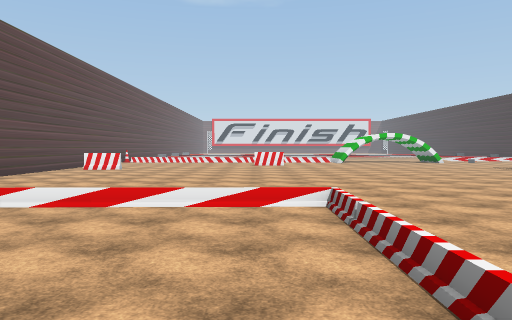
View 1 (above)

24 first-person views from a walk through a Unity game level. The camera is 1.3 m above the floor, tilts 2° down and sees 70° across. The floor is counted in squares, 2 m on a side. Each view is taken from the middle of a square. On the plan, view 1 faces up. The plan holds only what a view shows up to about 11 squares ahead; the rest is blank. The place goes on beyond the plan. The player character is not drawn. Some surface patterns are stand-ins.

View 2
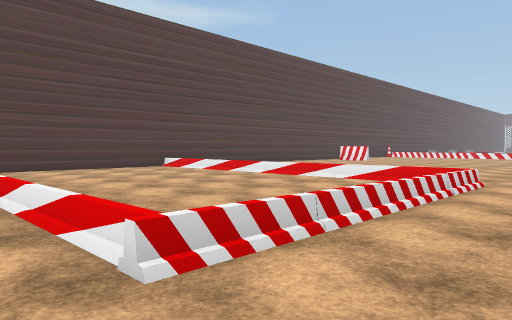

View 3
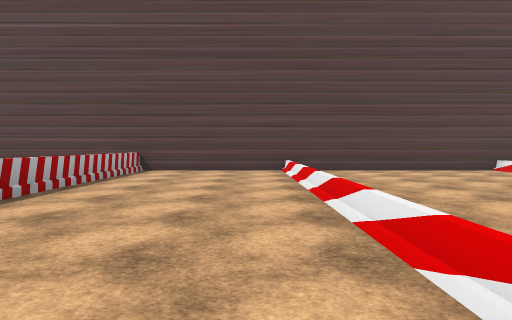

View 4
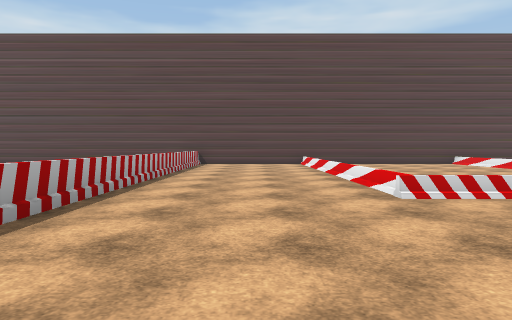

View 5
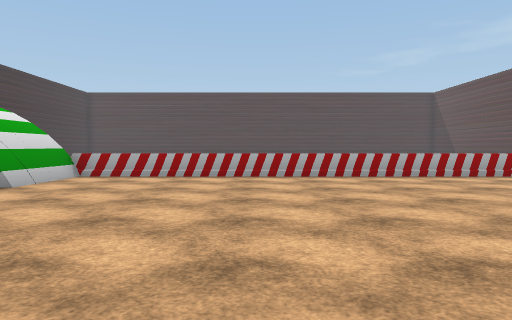

View 6
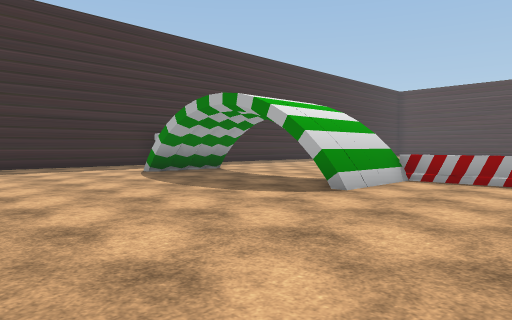

View 7
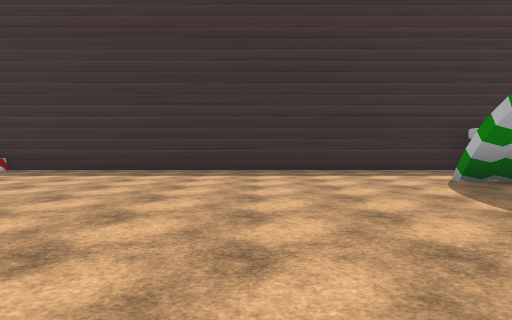

View 8
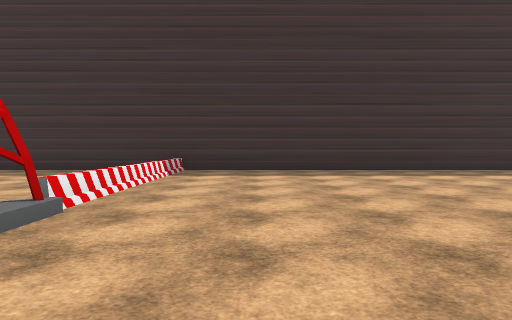

View 9
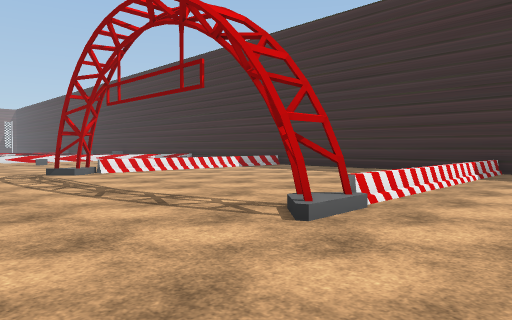

View 10
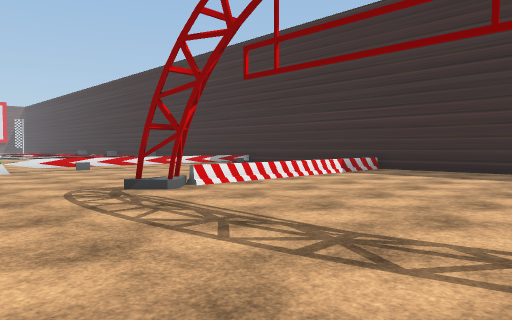

View 11
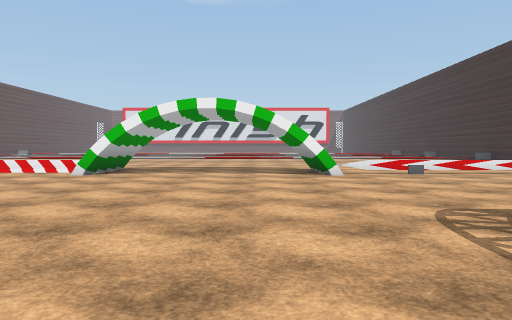

View 12
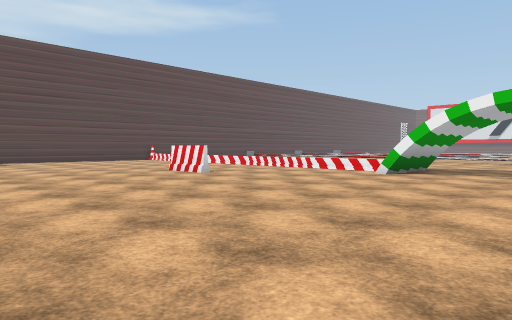

View 13
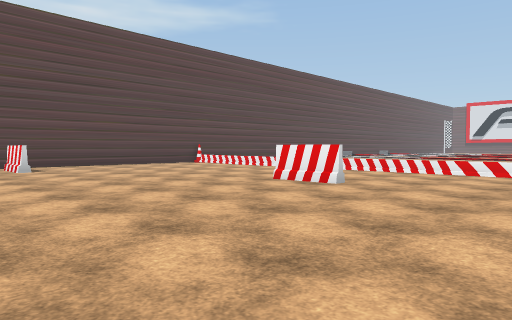

View 14
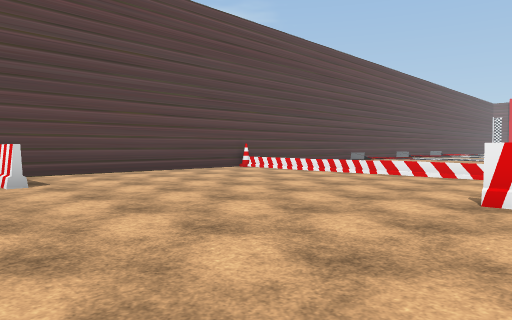

View 15
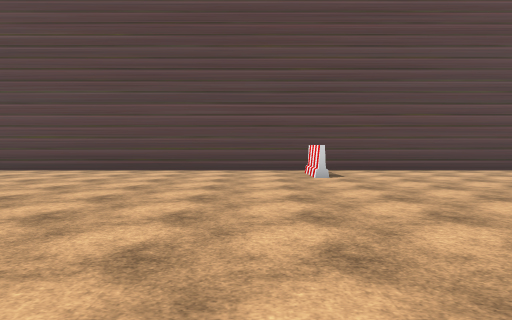

View 16
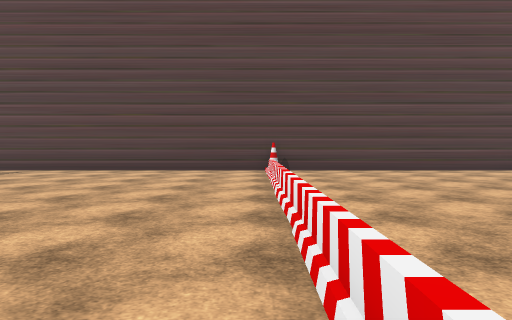

View 17
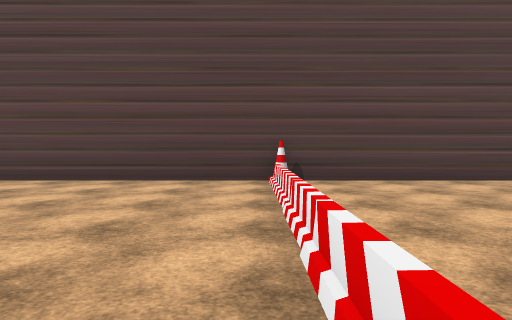

View 18
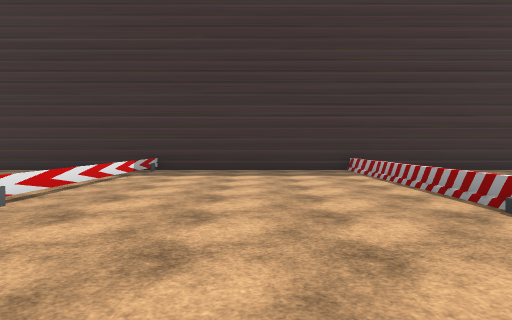

View 19
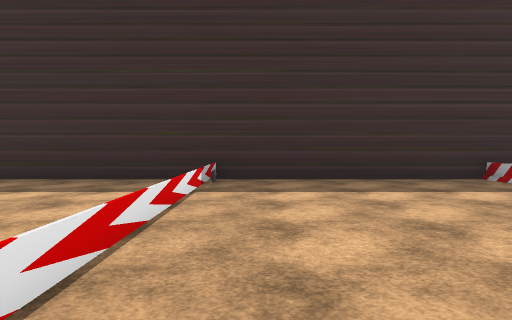

View 20
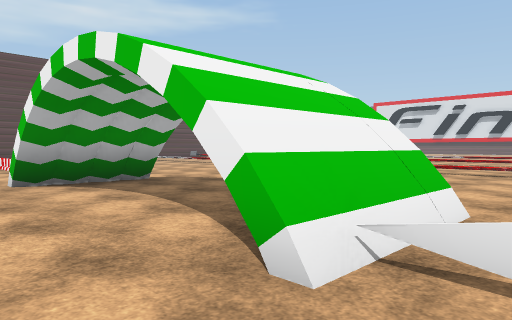

View 21
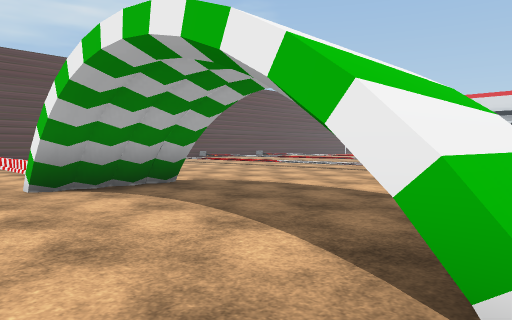

View 22
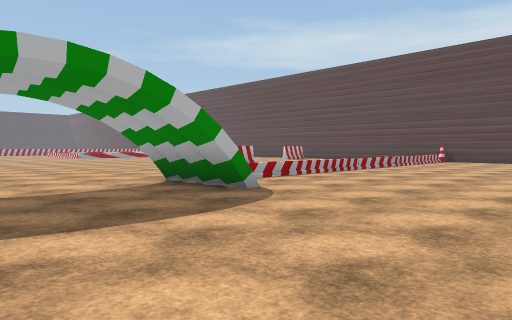

View 23
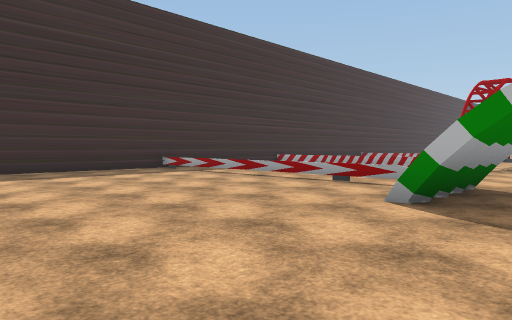

View 24
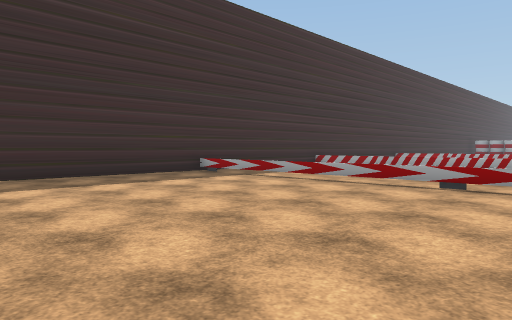

### Floor plan
Points are (right, up) in squares from view 1. A wall is a line through its corners. A room is listed if a view was taken in it or the views show most of it. See-through windows are left out.
Room 1 (views 1, 2, 3, 4, 5, 6, 7, 8, 9, 10, 11, 12, 13, 14, 15, 16, 17, 18, 19, 20, 21, 22, 23, 24)
walls: (11.6, 9.2) (12.1, 9.7); (12.4, 9.3) (11.9, 9.3); (12.5, 9) (11.9, 9.6); (12.5, 16.2) (12.1, 15.8) (11.5, 16.4); (5.8, 21.7) (5.5, 21.3); (10.2, 21.3) (10, 21.8); (10.9, 21.4) (9.9, 21.4); (5.5, 23.3) (5.7, 22.9) (5.5, 22.5); (5.1, 23.8) (5.9, 23.8) (5.4, 22.9) (5.7, 22.2); (5.5, 24) (5.9, 23.2) (5, 23.2); (10, 23.4) (10.3, 23.9); (9.9, 23.8) (10.9, 23.8); (10.6, 23.8) (10.6, 21.4); (10.3, -4.4) (10.3, -1.9) (11, -1.9); (15.2, -2.2) (15.5, -1.7); (15.5, -3.2) (15.3, -2.9) (15.5, -2.5) (15.1, -1.9) (16.1, -1.9); (15.3, -4.1) (15.4, -3.8) (15.3, -3.6) (15.6, -3); (19.4, -4.1) (19.4, 26.6); (-8.1, 28.5) (-8.1, -6.5)
low walls: (12.5, 8.9) (11.5, 8.9); (-2.4, 5.8) (-3.4, 5.8); (10.5, 21.2) (10.3, 21.7); (11.5, 21.8) (19.5, 21.8) (10.9, 21.8); (5.1, 23.9) (5.4, 23.5) (5.2, 23.2) (5.4, 22.9) (5.2, 22.5); (10.3, 22.8) (10.5, 23.2); (10.3, 23.5) (10.5, 23.9); (10.9, 23.8) (10.9, 21.4); (10, -4.4) (10, -1.9); (15.6, -2.3) (15.8, -1.8); (15.6, -2.9) (15.7, -2.6) (15.4, -1.9); (15.8, -3.8) (15.5, -3.3)
objects: cone (-8, 22); other object (-7, -4); other object (-7, 15) to (-6, 15); other object (-7, 22); other object (-6, -4); other object (-5, -4) to (-4, -4); other object (-3, -4); other object (-2, -4) to (-1, -4); other object (0, -4); other object (0, 19) to (1, 19); other object (1, -4) to (2, -4); other object (1, 0); other object (1, 4); other object (3, -4); other object (4, -4) to (5, -4); other object (5, 22); other object (6, -4); other object (7, -4) to (8, -4); other object (9, -4); other object (13, 9); other object (13, 16); other object (19, -4)

Where each view was taken, in squares from view 1:
view 1: 0 up, 0 right, facing up
view 2: 1 down, 3 right, facing up-left
view 3: 1 down, 2 right, facing left
view 4: 2 down, 6 right, facing left
view 5: 4 up, 6 right, facing down
view 6: 3 up, 7 right, facing down-right
view 7: 2 up, 9 right, facing right
view 8: 7 up, 9 right, facing right
view 9: 7 up, 9 right, facing up-right
view 10: 11 up, 9 right, facing up-right
view 11: 13 up, 9 right, facing up
view 12: 13 up, 9 right, facing up-left
view 13: 13 up, 5 right, facing up-left
view 14: 14 up, 1 right, facing up-left
view 15: 14 up, 2 right, facing left
view 16: 22 up, 2 right, facing left
view 17: 22 up, 1 left, facing left
view 18: 19 up, 9 right, facing right
view 19: 21 up, 12 right, facing right
view 20: 20 up, 12 right, facing up-left
view 21: 20 up, 11 right, facing up-left
view 22: 28 up, 9 right, facing down-left
view 23: 28 up, 9 right, facing down-right
view 24: 28 up, 11 right, facing down-right
